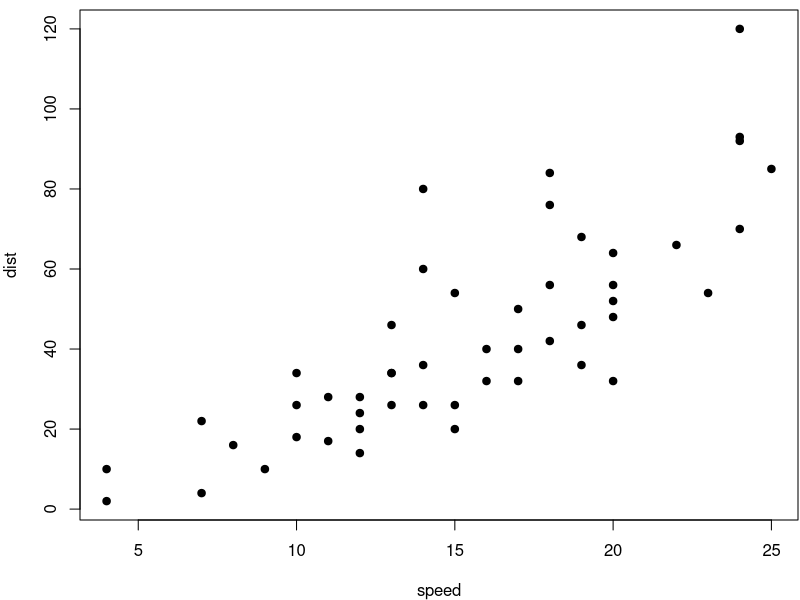
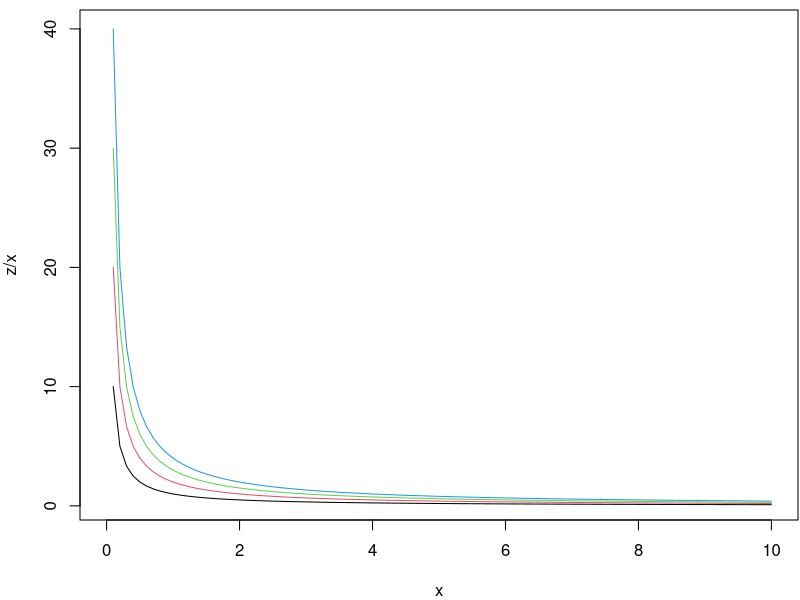

Reproduce these figures in R, in order.
## ---- chunk 1

backgroundtext <- "Caregivers use a variety of disciplinary methods to respond to undesired child behavior. Many caregivers use nonaggressive forms of discipline, such as verbal reasoning and redirection. Some caregivers use aggressive forms of discipline, such as spanking and yelling. However, most caregivers use a combination of aggressive and nonaggressive discipline. To date, a disproportionately small number of caregiver discipline studies are conducted in low- and middle-income countries (LMICs), and few studies in low-resource contexts examine aggressive and nonaggressive behaviors simultaneously."

# backgroundtext

## ---- chunk 2

knitr::kable(backgroundtext, caption = 'Background')

## ---- chunk 3
par(mar = c(4, 4, .5, .1))
plot(cars, pch = 19)
for (z in 4:1) curve(z/x, 0, 10, add = z < 4, col = z)
